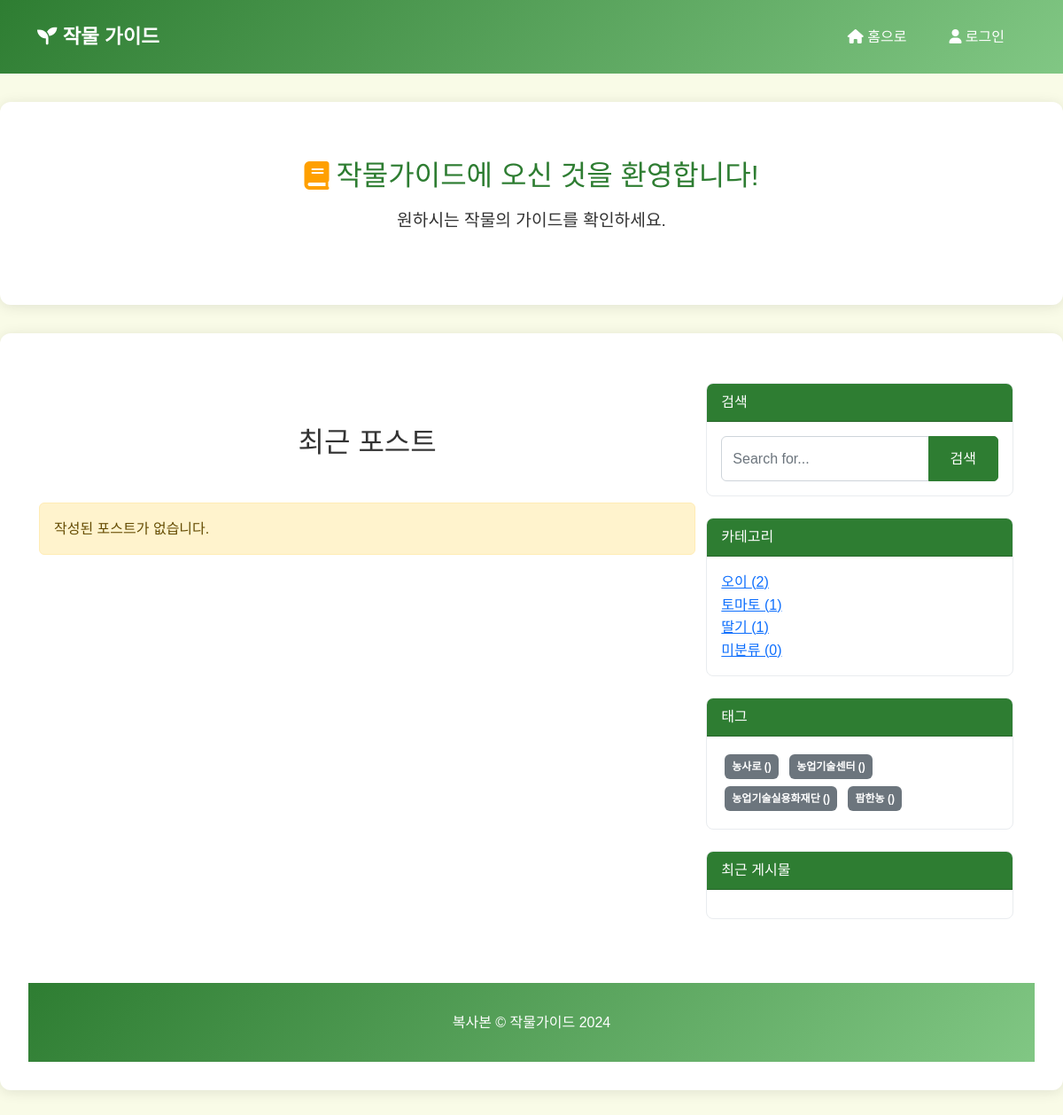
The page /blog/tag/ on the database its author committed.
### blog/models.py (models this page shows, shortened)
class Category(models.Model):
    name = models.CharField(max_length=50, unique=True)
    slug = models.SlugField(max_length=100, unique=True, allow_unicode=True)
    class Meta:
        verbose_name_plural = 'Categories'
    def __str__(self):
        return self.name

class Tag(models.Model):
    name = models.CharField(max_length=50, unique=True)
    slug = models.SlugField(max_length=100, unique=True, allow_unicode=True)
    created_at = models.DateTimeField(auto_now_add=True)
    class Meta:
        ordering = ['name']
    def __str__(self):
        return self.name

### blog/views.py (the view)
# urls.py: path('tag/', views.tag_page, name='tag_page'),
def tag_page(request):
    post_list = Post.objects.all()
    tags = Tag.objects.all()
    return render(
        request,
        'blog/index.html',
        {
            'post_list': post_list,
            'tags': tags,
            'categories': Category.objects.all(),
            'no_category_post_count': Post.objects.filter(category=None).count()
        }
    )

### blog/templates/blog/index.html (shortened to what this page needs)
{% extends "blog/layout.html" %}
{% load static %}
{% block content %}
<div class="container">
    <div class="container">
        <div class="row">
            <div class="col-lg-8">
                <h2 class="text-center my-5">최근 포스트</h2>
                <div class="row">
                    {% for post in page_obj %}
                        <div class="col-md-6">
                            <div class="card mb-4">
                                {% if post.head_image %}
                                    <img src="{{ post.head_image.url }}" alt="{{ post.title }}" style="max-width: 100%; height: auto;">
                                {% else %}
                                    <img class="card-img-top" src="{% static 'blog/images/default.jpg' %}" style="height: 250px; object-fit: cover;" alt="No image available">
                                {% endif %}
                                <div class="card-body">
                                    <h5 class="card-title">{{ post.title }}</h5>
                                    <p class="card-text small text-muted">
                                        작성일: {{ post.created_at|date:"Y-m-d" }} <br>
                                        작성자: {{ post.author }}
                                    </p>
                                    <p class="card-text">{{ post.content|truncatewords:30 }}</p>
                                    {% if post.tags.exists %}
                                        <div class="mb-2">
                                            {% for tag in post.tags.all %}
                                                <a href="{{ tag.get_absolute_url }}" class="badge bg-secondary text-decoration-none text-white">{{ tag }}</a>
                                            {% endfor %}
                                        </div>
                                    {% endif %}
                                    <a href="{% url 'blog:single_post' post.pk %}" class="btn btn-primary">더 보기</a>
                                    {% if user == post.author %}
                                        <a href="{% url 'blog:post_delete' post.pk %}" class="btn btn-danger mt-2" onclick="return confirm('정말로 이 게시물을 삭제하시겠습니까?')">삭제</a>
                                    {% endif %}
                                </div>
                            </div>
                        </div>
                    {% empty %}
                        <div class="alert alert-warning" role="alert">
                            작성된 포스트가 없습니다.
                        </div>
                    {% endfor %}
                </div>
            </div>
            <div class="col-lg-4">
                <div class="card mb-4">
                    <div class="card-header">검색</div>
                    <div class="card-body">
                        <div class="input-group">
                            <input class="form-control" type="text" placeholder="Search for..." aria-label="Enter search term..." aria-describedby="button-search">
                            <button class="btn btn-primary" id="button-search" type="button">검색</button>
                        </div>
                    </div>
                </div>
                <div class="card mb-4">
                    <div class="card-header">카테고리</div>
                    <div class="card-body">
                        <ul class="list-unstyled mb-0">
                            {% for category in categories %}
                                <li>
                                    <a href="{{ category.get_absolute_url }}">{{ category }} ({{ category.post_set.count }})</a>
                                </li>
                            {% endfor %}
                            <li>
                                <a href="{% url 'blog:no_category' %}">미분류 ({{ no_category_post_count }})</a>
                            </li>
                        </ul>
                    </div>
                </div>
                <div class="card mb-4">
                    <div class="card-header">태그</div>
                    <div class="card-body">
                        <div class="tag-cloud">
                            {% for tag in tags %}
                                <a href="{{ tag.get_absolute_url }}" class="badge bg-secondary text-decoration-none text-white p-2 m-1">
                                    {{ tag }} ({{ tag.post_set.count }})
                                </a>
                            {% endfor %}
                        </div>
                    </div>
                </div>
                <div class="card mb-4">
                    <div class="card-header">최근 게시물</div>
                    <div class="card-body">
                    </div>
                </div>
            </div>
        </div>
    </div>
{% endblock %}

### blog/templates/blog/layout.html (style rules this page uses)
:root { --primary-color: #2E7D32; --secondary-color: #81C784; --accent-color: #FFA000; --background-color: #F9FBE7; --text-color: #333; }
body { font-family: 'Noto Sans KR', sans-serif; margin: 0; padding: 0; background-color: var(--background-color); color: var(--text-color); line-height: 1.6; }
.btn-primary { background-color: var(--primary-color); border-color: var(--primary-color); padding: 0.8rem 1.5rem; border-radius: 5px; transition: background-color 0.3s; }
.card { border: 1px solid #e9ecef; border-radius: 8px; transition: transform 0.3s, box-shadow 0.3s; }
.card-header { background-color: var(--primary-color); color: white; border-radius: 7px 7px 0 0 !important; }

### rows shown on the page
Category: name "오이", post_set.count "2"
Category: name "토마토", post_set.count "1"
Category: name "딸기", post_set.count "1"
Tag: name "농사로"
Tag: name "농업기술센터"
Tag: name "농업기술실용화재단"
Tag: name "팜한농"

### other values the page prints
{{ no_category_post_count }} "0"
